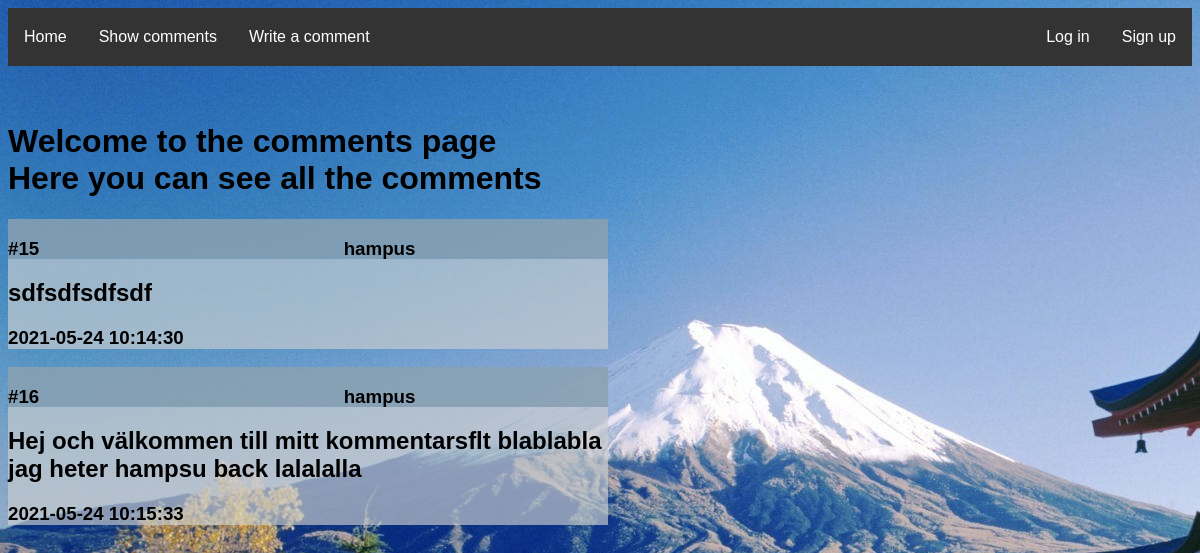
The app's page /comments.php, older data.
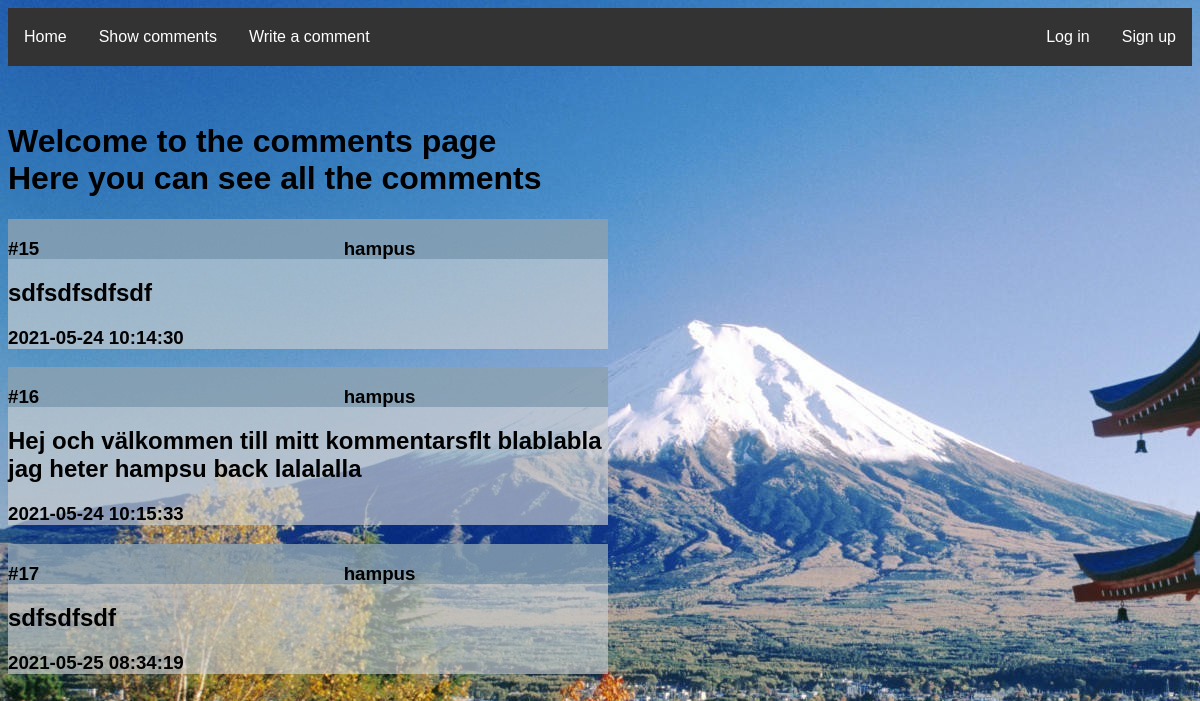
The same page, newer data.
### tables this page shows
CREATE TABLE "Comments" (
	"commentID"	INTEGER,
	"nameID"	INTEGER,
	"name"	TEXT,
	"comment"	TEXT,
	"date"	TEXT,
	PRIMARY KEY("commentID" AUTOINCREMENT)
);

### db/Comments/dbComments.php (the view, shortened to what this page needs)
<?php
function Show(){
$db = new SQLite3("db/labb2db.db");
$result = $db->query("SELECT comment, name, commentID, date FROM 'Comments' ORDER BY commentID");
while ($row = $result->fetchArray())
{
    echo "<div class='commentBox'>
    <div class='commentTop'>
    <h3 id='idNum'> #" . $row['commentID'] . "</h3> <h3 id='idName'>" . $row['name'] . "</h3>
    </div>
    <div class='commentMid'>
    <h2>" . $row['comment'] . "</h2>
    </div>
    <div class='commentBottom'>
    <h3>" . $row['date'] . "</h3>
    </div>
    </div>";
}
}
?>

### comments.php (shortened to what this page needs)
<!DOCTYPE html>
<html>
<head>
    <link rel="stylesheet" href="./css/style.css">
</head>
<body>
    <ul>
        <li><a href="index.php">Home</a></li>
        <li><a href="comments.php">Show comments</a></li>
        <li><a href="writeComment.php">Write a comment</a></li>
        <?php
    if(!isset($_SESSION['username'])){
        echo "<li style='float: right;'><a href='register.php'>Sign up</a></li>
        <li style='float: right;'><a href='login.php'>Log in</a></li>";
    }
    ?>
    </ul>
    <br><br>
    <div class="box" id="boxComment">
        <h1>Welcome to the comments page <br>
            Here you can see all the comments </h1>
    </div>
    <?php
    include "db/Comments/dbComments.php";
    Show();
    ?>
</body>
</html>

### css/style.css (style rules this page uses)
body { background: rgb(138, 169, 194); font-family:Arial, Helvetica, sans-serif; background-image: url(../img/1615081173119.jpg); }
*, *::before, *::after { box-sizing: border-box; }
ul { list-style-type: none; margin: 0; padding: 0; overflow: hidden; background-color: #333; }
li { float: left; }
li a { display: block; color: white; text-align: center; padding: 20px 16px; text-decoration: none; }
#idNum { display: inline-block; margin-right: 300px; }
#idName { display: inline-block; }
.commentBox { width: 600px; background-color: rgba(203, 207, 209, 0.658); padding: 0%; }
.commentTop { background-color: rgba(93, 129, 153, 0.479); height: 40px; }
.commentMid { border-top: darkviolet; }

Row changes from the older to the newer data that the page shows:
added comments: commentID "17", name "hampus", comment "sdfsdfsdf", date "2021-05-25 08:34:19"
